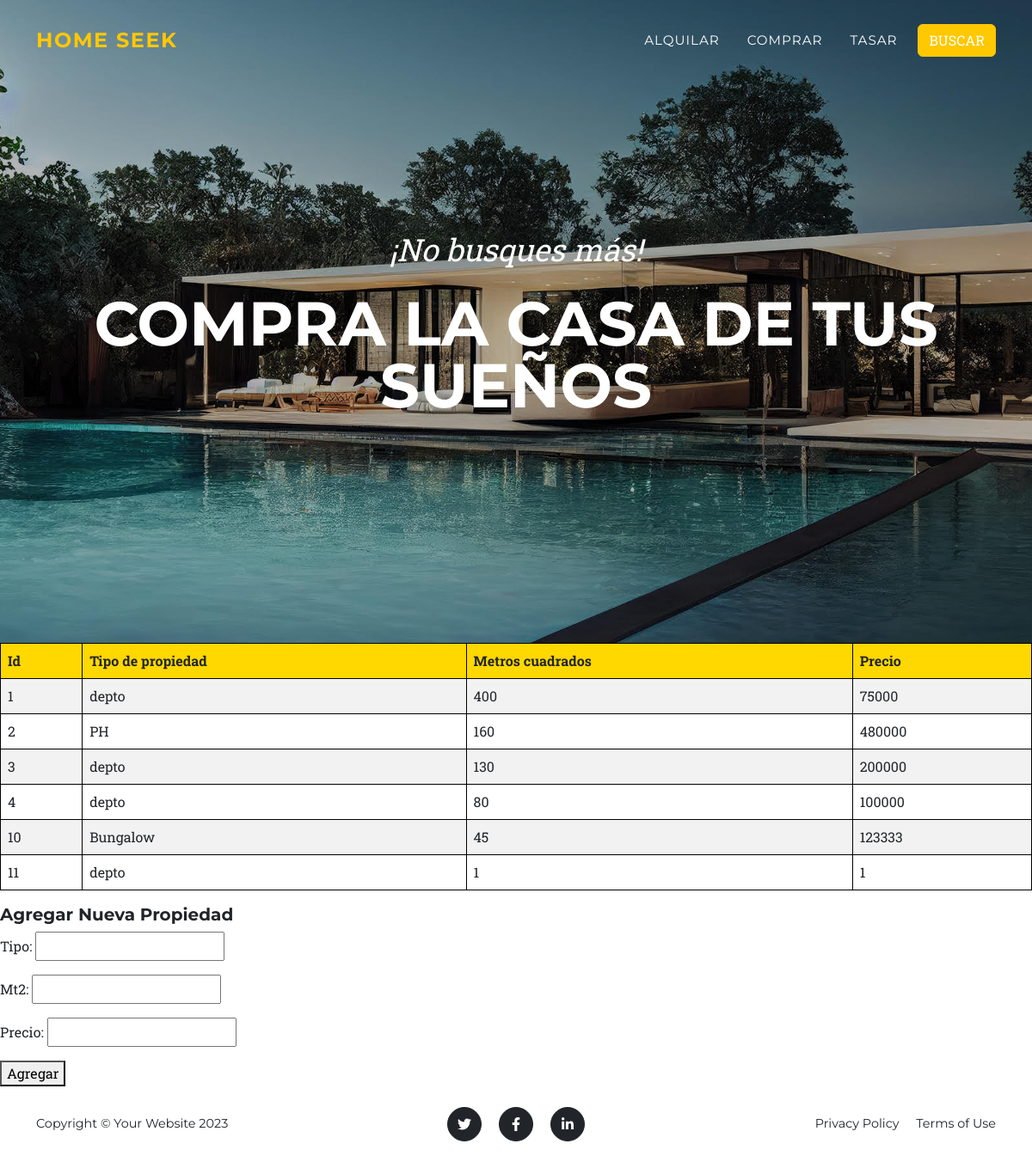
Before: /aplicacion/comprar/ with the older database file.
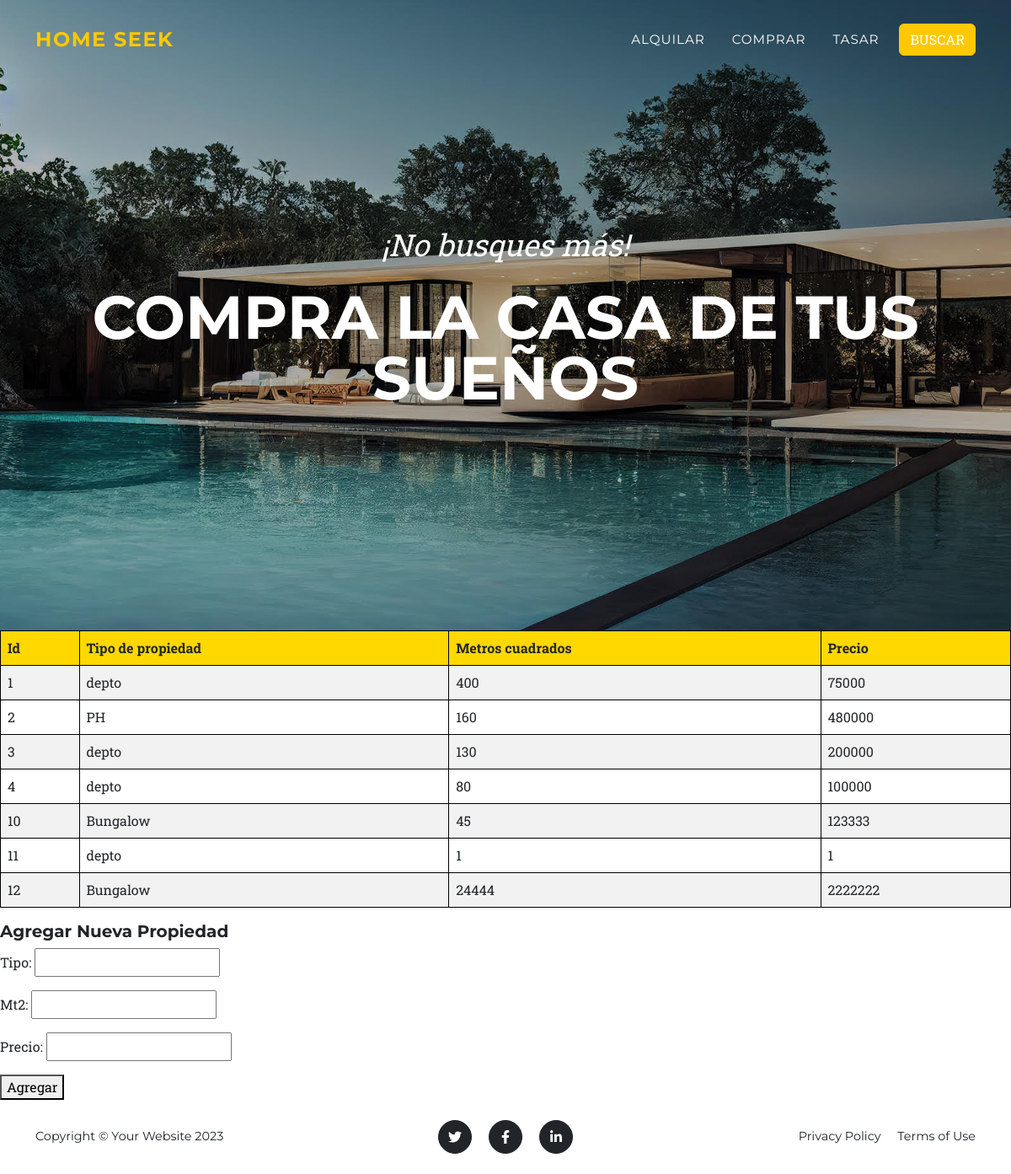
After: the same page with the newer database file.
### aplicacion/models.py (models this page shows, shortened)
class Comprar(models.Model):
    tipo=models.CharField(max_length=50)
    mt2=models.IntegerField()
    precio=models.IntegerField()

### aplicacion/views.py (the view)
# urls.py: path('comprar/', comprar, name='comprar'),
def comprar(request):
    if request.method == 'POST':
        form = ComprarForm(request.POST)
        if form.is_valid():
            form.save()
            return redirect('comprar')
    else:
        form = ComprarForm()
    comprar = Comprar.objects.all()
    return render(request, 'aplicacion/comprar.html', {'comprar': comprar, 'form': form})

### aplicacion/forms.py
class ComprarForm(forms.ModelForm):
    class Meta:
        model = Comprar
        fields = ['tipo', 'mt2', 'precio']

### aplicacion/templates/aplicacion/comprar.html (shortened to what this page needs)
{% extends 'aplicacion/home.html' %}
{% block titulo %}
<header class="masthead">
    <div class="container">
        <div class="masthead-subheading">¡No busques más!</div>
        <div class="masthead-heading text-uppercase">Compra la casa de tus sueños</div>
    </div>
</header>
{% endblock titulo %}
{% block contenido %}
<table class="table table-striped">
    <thead>
        <tr>
            <th>Id</th>
            <th>Tipo de propiedad</th>
            <th>Metros cuadrados</th>
            <th>Precio</th>
        </tr>
    </thead>
    <tbody>
        {% for a in comprar %}
        <tr>
            <td>{{ a.id }}</td>
            <td>{{ a.tipo }}</td>
            <td>{{ a.mt2 }}</td>
            <td>{{ a.precio }}</td>
        </tr>
        {% endfor %}
    </tbody>
</table>
<h5>Agregar Nueva Propiedad</h5>
<form method="post">
    {{ form.as_p }}
    <button type="submit">Agregar</button>
</form>
{% endblock contenido %}

Changed rows visible on the page:
added Comprar: id "12", tipo "Bungalow", mt2 "24444", precio "2222222"
